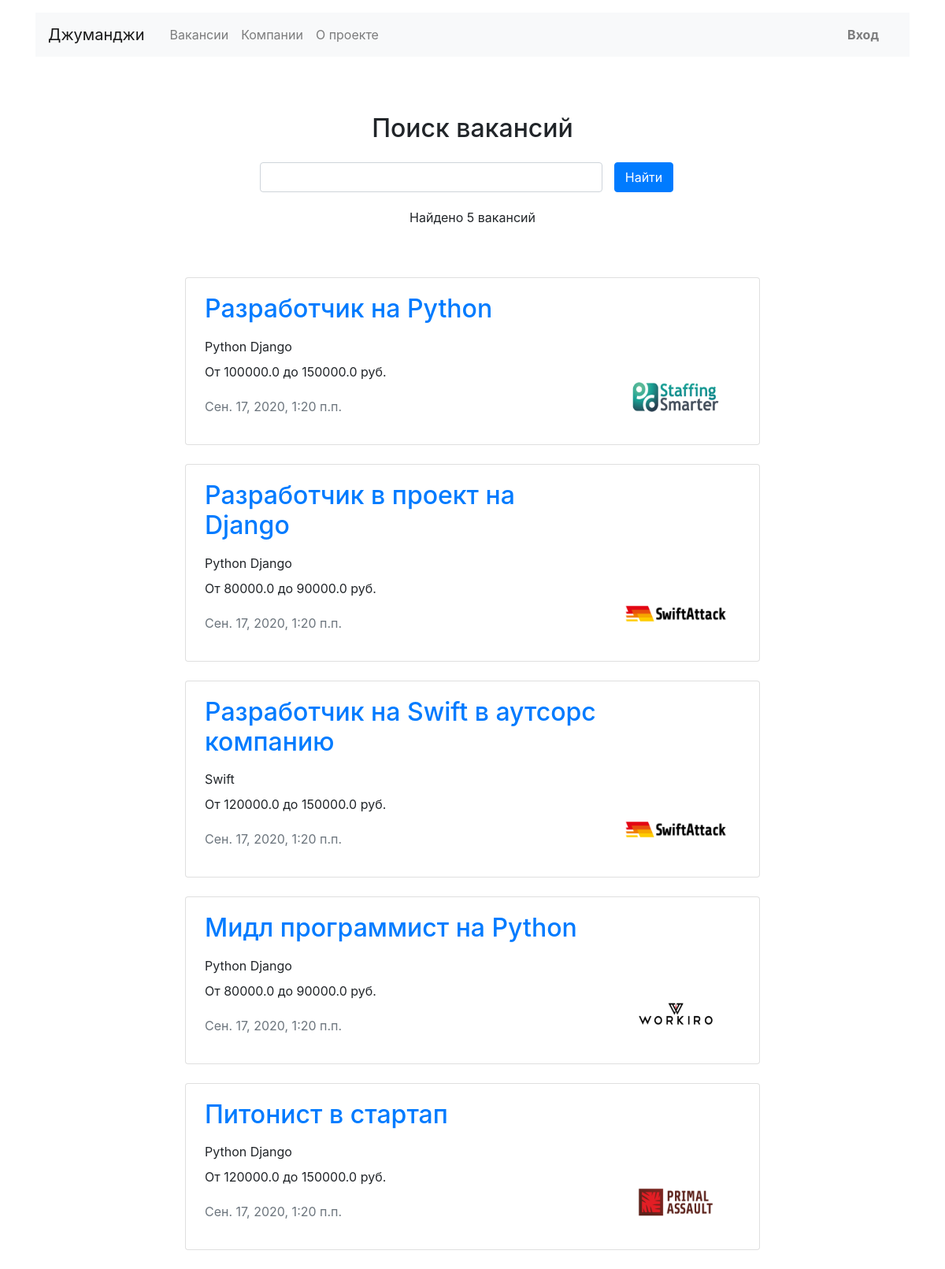
Screenshot of /search with the database file from the repository.
### vacancies/models.py (models this page shows)
class Vacancy(models.Model):
    title = models.CharField(max_length=250)
    specialty = models.ForeignKey(Specialty, on_delete=models.CASCADE, related_name="vacancies")
    company = models.ForeignKey(Company, on_delete=models.CASCADE, related_name="vacancies")
    skills = models.CharField(max_length=350)
    description = models.TextField()
    salary_min = models.FloatField()
    salary_max = models.FloatField()
    published_at = models.DateTimeField()

### companies/models.py (models this page shows)
class Company(models.Model):
    name = models.CharField(max_length=250)
    location = models.CharField(max_length=100)
    logo = models.ImageField(upload_to=MEDIA_COMPANY_IMAGE_DIR)
    description = models.TextField()
    employee_count = models.IntegerField()

### vacancies/views.py (the view)
# urls.py: path('search', SearchView.as_view())
class SearchView(View):
    def get(self, request, *args, **kwargs):
        q = request.GET.get('q') or ''
        vacancies = Vacancy.objects.filter(Q(title__contains=q) | Q(description__contains=q))
        context = {
            "vacancies": vacancies,
            'q': q
        }
        return render(request, 'vacancies/search.html', context=context)

### templates/vacancies/search.html
{% extends 'stepik_vacancies/base.html' %}
{% block content %}
  <main class="container mt-3">
    <section>
      <h2 class="text-center mt-4 pt-5 mb-4">Поиск вакансий</h2>
      <div class="row">
        <div class="col-12 col-md-8 col-lg-6 offset-lg-3 offset-md-2">
          <form action="search" method="get" class="form-inline mb-3">
            <div class="form-group col-8 col-md-10 pl-0">
              <input name="q" class="form-control w-100" type="search" value="{{ q }}">
            </div>
            <div class="form-group col-4 col-md-2 pl-0">
              <button class="btn btn-primary w-100" type="submit">Найти</button>
            </div>
          </form>
          {% if vacancies.all|length == 0 %}
              <p class="text-center pt-1">Ничего не найдено</p>
          {% else %}
              <p class="text-center pt-1">Найдено {{ vacancies.all|length }} вакансий</p>
          {% endif %}
        </div>
      </div>
    </section>
    <section>
        <div class="row mt-5">
            {% for vacancy in vacancies %}
                <div class="col-12 col-lg-8 offset-lg-2 m-auto">
                    <div class="card mb-4">
                        <div class="card-body px-4">
                            <div class="row">
                                <div class="col-12 col-md-8 col-lg-9">
                                    <h2 class="h2 pb-2"><a href="/vacancies/{{ vacancy.id }}">{{ vacancy.title }}</a></h2>
                                    <p class="mb-2">{{ vacancy.skills }}</p>
                                    <p>От {{ vacancy.salary_min }} до {{ vacancy.salary_max }} руб.</p>
                                    <p class="text-muted pt-1">{{ vacancy.published_at }}</p>
                                </div>
                                <div class="col-12 col-md-4 col-lg-3 d-flex align-items-end">
                                    <a href="#"><img src="{{ vacancy.company.logo }}" width="130" height="80" alt=""></a>
                                </div>
                            </div>
                        </div>
                    </div>
                </div>
            {% endfor %}
          </div>
    </section>
  </main>
{% endblock %}

### rows the page displays
Vacancy: title "Разработчик на Python", skills "Python Django", salary_min "100000.0", salary_max "150000.0", published_at "Сен. 17, 2020, 1:20 п.п.", company.logo (picture)
Vacancy: title "Разработчик в проект на Django", skills "Python Django", salary_min "80000.0", salary_max "90000.0", published_at "Сен. 17, 2020, 1:20 п.п.", company.logo (picture)
Vacancy: title "Разработчик на Swift в аутсорс компанию", skills "Swift", salary_min "120000.0", salary_max "150000.0", published_at "Сен. 17, 2020, 1:20 п.п.", company.logo (picture)
Vacancy: title "Мидл программист на Python", skills "Python Django", salary_min "80000.0", salary_max "90000.0", published_at "Сен. 17, 2020, 1:20 п.п.", company.logo (picture)
Vacancy: title "Питонист в стартап", skills "Python Django", salary_min "120000.0", salary_max "150000.0", published_at "Сен. 17, 2020, 1:20 п.п.", company.logo (picture)

### other values shown
{{ vacancies.all|length }} "5"
